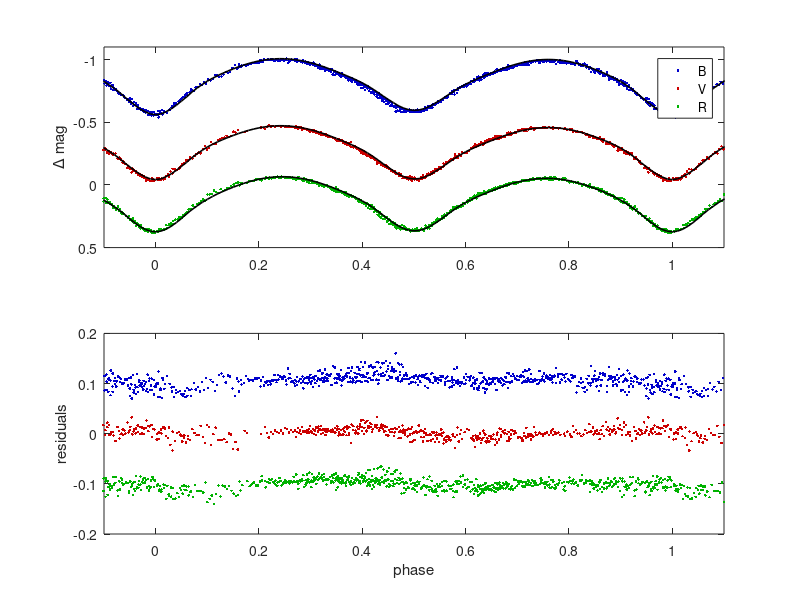

Recreate this plot in MATLAB.
clear;clc;
%this program is designed for plotting light curve
Data_B = importdata('temp_B.txt');
simu_B = importdata('simu_B.txt');
Data_V = importdata('temp_V.txt');
simu_V = importdata('simu_V.txt');
Data_R = importdata('temp_R.txt');
simu_R = importdata('simu_R.txt');

phase_shift = 0.00;

phase_B = Data_B(:,1) + phase_shift;  
phase_V = Data_V(:,1) + phase_shift ; 
phase_R = Data_R(:,1) + phase_shift ;
mag_B = Data_B(:,2); 
res_B = Data_B(:,3); 
mag_V = Data_V(:,2) ; 
res_V = Data_V(:,3) ; 
mag_R = Data_R(:,2);
res_R = Data_R(:,3);
% nb = length(phase_B) ; nv = length(phase_V) ; nr = length(phase_R); 
% for i = 1:nb
%     if phase_B(i) > 1
%         phase_B(i) = phase_B(i) - 1;
%     end
%     res_B(i) = res_B(i) + 0.1; 
% end
% for i = 1:nv
%     if phase_V(i) > 1
%         phase_V(i) = phase_V(i) - 1;
%     end
% end
% for i = 1:nr
%     if phase_R(i) > 1
%         phase_R(i) = phase_R(i) - 1;
%     end
%     merr_R(i) = merr_R(i) - 0.1;
% end
%=======================================
rcolor = [0.8 0.0 0.0];
gcolor = [0.0 0.7 0.0];
bcolor = [0.0 0.0 0.8];
%normalized \delta mag
B = mag_B(:) - 0.5630 - mag_B(1);
simu_B(:,2) =  simu_B(:,2) - 0.5630 - mag_B(1);
res_B(:) = res_B(:) + 0.1;
V = mag_V(:) - 0.0550 - mag_V(1);
simu_V(:,2) =  simu_V(:,2) - 0.0550 - mag_V(1);
R = mag_R(:) + 0.3680 -mag_R(1);
simu_R(:,2) = simu_R(:,2) + 0.3680 - mag_R(1);
res_R(:)= res_R(:)  -0.1;
%%
%plot the figure of light curve
figure(1)
f1 = subplot(2,1,1);
p1 = get(f1,'position');
p1(4) = p1(4)*1.60;
p1(2) = p1(2)*0.8;
set(f1, 'position', p1);
u1 = plot(phase_B,B,'.','color',bcolor);
hold on; plot(phase_B + 1,B,'.','color',bcolor);
hold on; plot(phase_B - 1,B,'.','color',bcolor);
hold on; plot(simu_B(:,1),simu_B(:,2) + 5 ,'-k' ,'LineWidth',1.2)
hold on; plot(simu_B(:,1) + 1,simu_B(:,2) + 5 ,'-k' ,'LineWidth',1.2)
hold on; plot(simu_B(:,1) - 1,simu_B(:,2) + 5 ,'-k' ,'LineWidth',1.2)

hold on ;u2 =  plot(phase_V,V,'.','color',rcolor);
hold on ; plot(phase_V -1,V,'.','color',rcolor)
hold on ; plot(phase_V +1,V,'.','color',rcolor)
hold on; plot(simu_V(:,1),simu_V(:,2) + 5,'-k' ,'LineWidth',1.2)
hold on; plot(simu_V(:,1) - 1,simu_V(:,2) + 5,'-k' ,'LineWidth',1.2)
hold on; plot(simu_V(:,1) +1,simu_V(:,2) + 5,'-k' ,'LineWidth',1.2)

hold on;u3 = plot(phase_R,R,'.','color',gcolor);
hold on;plot(phase_R - 1,R,'.','color',gcolor)
hold on;plot(phase_R + 1,R,'.','color',gcolor)
hold on;plot(simu_R(:,1),simu_R(:,2) + 5,'-k' ,'LineWidth',1.2)
hold on;plot(simu_R(:,1) - 1,simu_R(:,2) + 5,'-k' ,'LineWidth',1.2)
hold on;plot(simu_R(:,1) + 1,simu_R(:,2) + 5,'-k' ,'LineWidth',1.2)
% xlabel('phase') ; 
ylabel('\Delta mag');
xlim([-0.1,1.1]) ; ylim([-1.1,0.5]);
set(gca,'ydir','reverse')
legend([u1,u2,u3],'B','V','R');


f2 = subplot(2,1,2);
p2 = get(f2,'position');
p2(4) = p2(4)*0.30; % Add 20 percent to height
set(f2, 'position', p2);
plot(phase_B,res_B,'.','color',bcolor);
hold on;plot(phase_B -1,res_B,'.','color',bcolor);  
hold on;plot(phase_B +1,res_B,'.','color',bcolor);
hold on; plot(phase_V,res_V,'.','color',rcolor);
hold on; plot(phase_V-1,res_V,'.','color',rcolor);   
hold on; plot(phase_V+1,res_V,'.','color',rcolor);
hold on ; plot(phase_R,res_R,'.','color',gcolor)
hold on ; plot(phase_R -1,res_R,'.','color',gcolor) ; 
hold on ; plot(phase_R +1,res_R,'.','color',gcolor);
xlabel('phase') ; ylabel('residuals')
ylim([-0.2,0.2]);xlim([-0.1,1.1]) ; 


